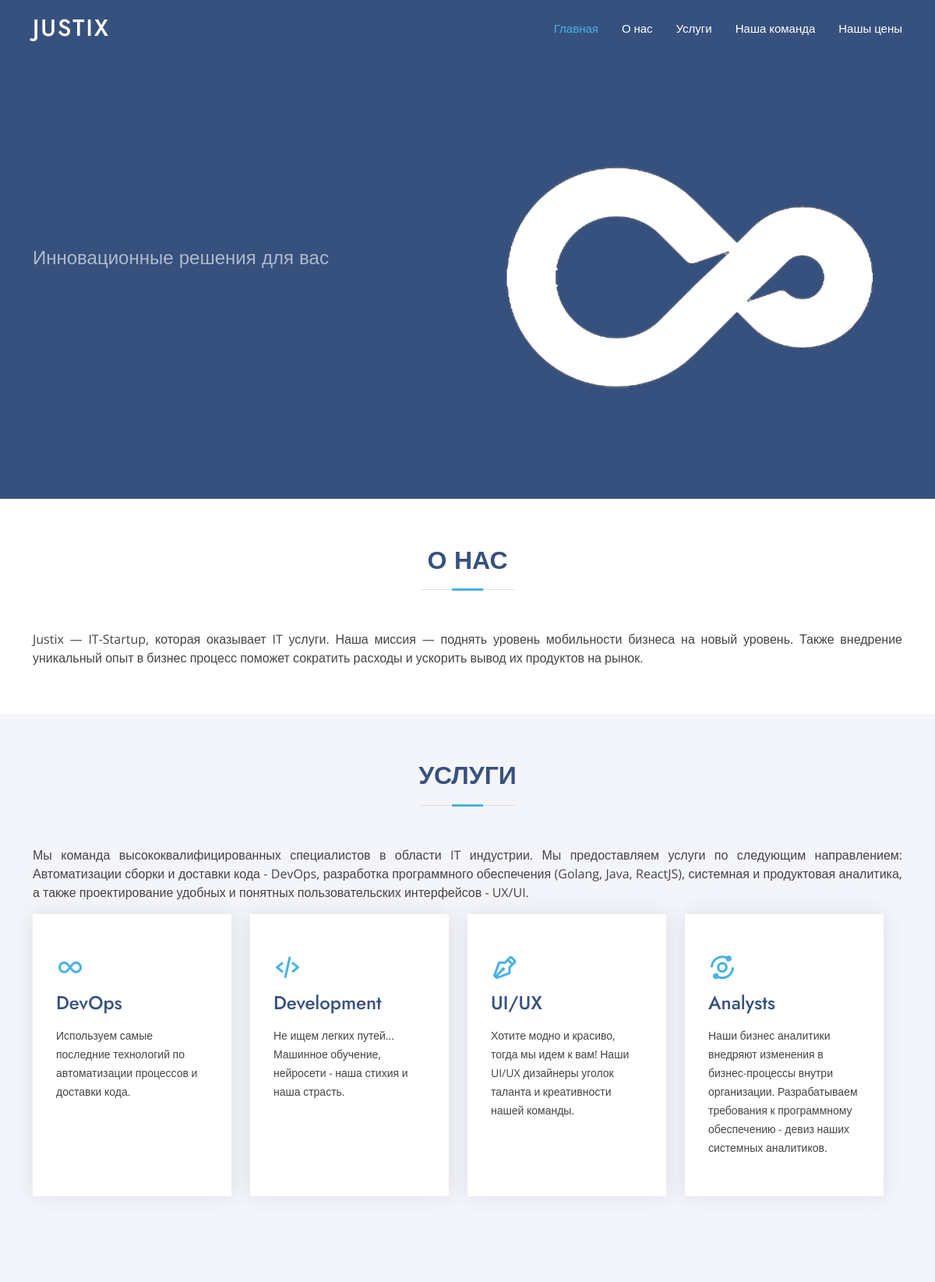
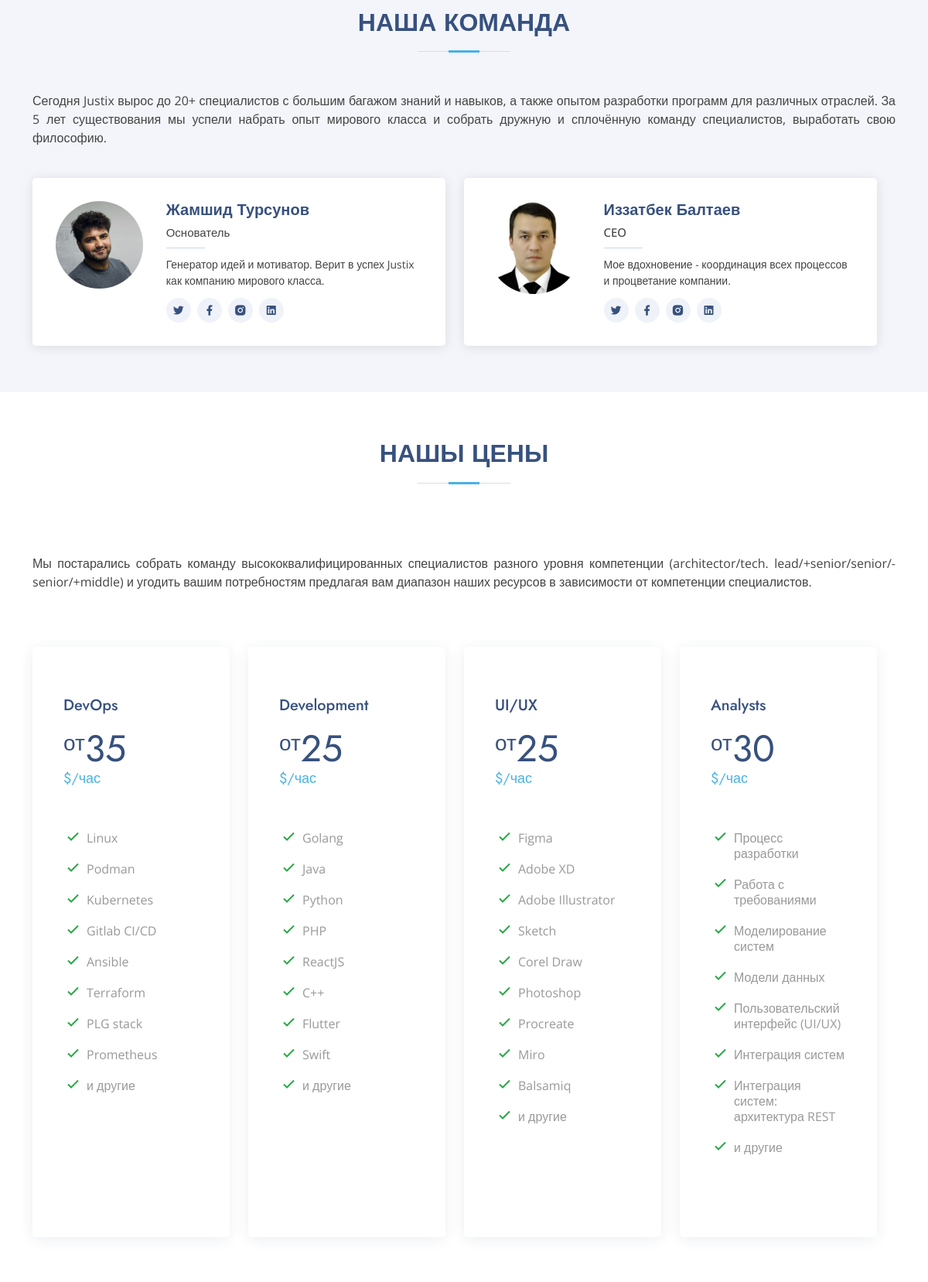
The page / (upper part) on the database its author committed (2 pictures, top to bottom).
### justix/models.py (models this page shows, shortened)
class Category(models.Model):
    title = models.CharField(max_length=255, verbose_name='Название')
    link = models.CharField(max_length=255, verbose_name='Ссылка', unique=True)
    class Meta:
        ordering = ['id']

class Main(models.Model):
    title = models.CharField(max_length=255, verbose_name='Название')
    class_id = models.CharField(max_length=255, verbose_name='ID', blank=True, null=True)
    class_class = models.CharField(max_length=255, verbose_name='Class', blank=True, null=True)
    text = models.TextField(verbose_name='Текст', unique=True)
    class Meta:
        ordering = ['id']

class Services(models.Model):
    logo = models.CharField(max_length=100, verbose_name='Logo')
    title = models.CharField(max_length=100, verbose_name='Title', blank=True)
    service_text = models.TextField(verbose_name='Text', blank=True)
    class Meta:
        ordering = ['id']

class Team(models.Model):
    full_name = models.CharField(max_length=100, verbose_name='Фамилия и имя')
    image = models.ImageField(upload_to='media', blank=True, verbose_name='Фото')
    position = models.CharField(max_length=100, verbose_name='Должность', blank=True)
    description = models.TextField(verbose_name='подробно', blank=True)
    twitter = models.CharField(max_length=255, verbose_name='Твиттер', blank=True)
    facebook = models.CharField(max_length=255, verbose_name='Фейзбук', blank=True)
    instagram = models.CharField(max_length=255, verbose_name='Инстаграм', blank=True)
    linkedin = models.CharField(max_length=255, verbose_name='Линкедин', blank=True)
    class Meta:
        ordering = ['id']

class Prices(models.Model):
    stack = models.CharField(max_length=255, verbose_name='Stack')
    price = models.CharField(max_length=255, verbose_name='Price', blank=True)
    skills = models.TextField(verbose_name='Skills', blank=True)
    class Meta:
        ordering = ['id']

### justix/views.py (the view)
# urls.py: path('', index, name='home'),
def index(request):
    menus = Category.objects.all()
    teams = Team.objects.all()
    main = Main.objects.all()
    services = Services.objects.all()
    prices = Prices.objects.all()
    mains = Main.objects.all()
    context = {
        'menus': menus,
        'teams': teams,
        'main': main,
        'services': services,
        'prices': prices,
        'mains': mains,
    }
    return render(request, template_name='landing/index.html', context=context)

### justix/templates/landing/index.html
{% extends 'base.html' %}
{% load static %}
{% block content %}
<section id="hero" class="d-flex align-items-center">
    <div class="container">
        <div class="row">
            <div class="col-lg-6 d-flex flex-column justify-content-center pt-4 pt-lg-0 order-2 order-lg-1"
                 data-aos="fade-up" data-aos-delay="200">
                <h2>Инновационные решения для вас</h2>
            </div>
            <div class="col-lg-6 order-1 order-lg-2 hero-img" data-aos="zoom-in" data-aos-delay="200">
                <img src="{% static 'img/hero-img.png' %}" class="img-fluid animated" alt="">
            </div>
        </div>
    </div>
</section>
<main id="main">
    {% for main in mains %}
    <section id="{{main.class_id}}" class="{{main.class_class}}">
        <div class="container" data-aos="fade-up">
            <div class="section-title">
                <h2>{{main.title}}</h2>
            </div>
            <div class="row content">
                <div class="col-lg-12">
                    <p align="justify">{{main.text}}</p>
                </div>
                <div class="row">
                    {% if main.class_id == 'services'%}
                    {% include 'landing/services.html' %}
                    {% elif main.class_id == 'team' %}
                    {% include 'landing/teams.html' %}
                    {% elif main.class_id == 'pricing' %}
                    {% include 'landing/pricing.html' %}
                    {% endif %}
                </div>
            </div>
        </div>
    </section>
    {% endfor %}
</main>
{% endblock content %}

### templates/base.html (shortened to what this page needs)
{% load static %}
<!DOCTYPE html>
<html lang="en">
<head>
    <link href="{% static 'vendor/aos/aos.css' %}" rel="stylesheet">
    <link href="{% static 'vendor/bootstrap/css/bootstrap.min.css' %}" rel="stylesheet">
    <link href="{% static 'vendor/bootstrap-icons/bootstrap-icons.css' %}" rel="stylesheet">
    <link href="{% static 'vendor/boxicons/css/boxicons.min.css' %}" rel="stylesheet">
    <link href="{% static 'vendor/glightbox/css/glightbox.min.css' %}" rel="stylesheet">
    <link href="{% static 'vendor/remixicon/remixicon.css' %}" rel="stylesheet">
    <link href="{% static 'vendor/swiper/swiper-bundle.min.css' %}" rel="stylesheet">
    <link href="{% static 'css/style.css' %}" rel="stylesheet">
</head>
<body>
<header id="header" class="fixed-top ">
    <div class="container d-flex align-items-center">
        <h1 class="logo me-auto"><a href="#">Justix</a></h1>
        <nav id="navbar" class="navbar">
            <ul>
                {% for menu in menus %}
                <li><a class="nav-link scrollto active" href="{{ menu.link }}">{{ menu.title }}</a></li>
                {% endfor %}
            </ul>
        </nav>
    </div>
</header>
{% block content %} {% endblock %}
</body>
</html>

### justix/templates/landing/services.html
{% for service in services %}
<div class="col-xl-3 col-md-6 d-flex align-items-stretch" data-aos="zoom-in" data-aos-delay="100">
    <div class="icon-box">
        <div class="icon"><i class="{{ service.logo }}"></i></div>
        <h4><a href="">{{ service.title }}</a></h4>
        <p >{{ service.service_text }}</p>
    </div>
</div>
{% endfor %}

### justix/templates/landing/teams.html
{% for item in teams %}
<div class="{% if item.id == '1'%}  col-lg-6  {% elif item.id == '2' %} col-lg-6 mt-4 mt-lg-0  {% else %} col-lg-6 mt-4  {% endif %}">
    <div class="member d-flex align-items-start" data-aos="zoom-in" data-aos-delay="100">
        <div class="pic"><img src="{{ item.image.url }}" class="img-fluid" alt=""></div>
        <div class="member-info">
            <h4>{{item.full_name}}</h4>
            <span>{{ item.position }}</span>
            <p>{{ item.description }}</p>
            <div class="social">
                <a href="{{item.twitter}}" target="_blank"><i class="ri-twitter-fill"></i></a>
                <a href="{{item.facebook}}" target="_blank"><i class="ri-facebook-fill"></i></a>
                <a href="{{item.instagram}}" target="_blank"><i class="ri-instagram-fill"></i></a>
                <a href="{{item.linkedin}}" target="_blank"><i class="ri-linkedin-box-fill"></i> </a>
            </div>
        </div>
    </div>
</div>
{% endfor %}

### justix/templates/landing/pricing.html
{% autoescape off %}
{% for price in prices %}
<div class="col-lg-3 mt-3" data-aos="fade-up" data-aos-delay="100">
    <div class="box">
        <h3>{{price.stack}}</h3>
        <h4>{{price.price}}</h4>
        <ul>
            {{price.skills}}
        </ul>
    </div>
</div>
{% endfor %}
{% endautoescape %}

### config/static/css/style.css (style rules this page uses)
body { font-family: "Open Sans", sans-serif; color: #444444; }
a { color: #47b2e4; text-decoration: none; }
h1, h2, h3, h4, h5, h6 { font-family: "Jost", sans-serif; }
#header { transition: all 0.5s; z-index: 997; padding: 15px 0; }
#header .logo { font-size: 30px; margin: 0; padding: 0; line-height: 1; font-weight: 500; letter-spacing: 2px; text-transform: uppercase; }
#header .logo a { color: #fff; }
.navbar { padding: 0; }
.navbar ul { margin: 0; padding: 0; display: flex; list-style: none; align-items: center; }
.navbar li { position: relative; }
.navbar a, .navbar a:focus { display: flex; align-items: center; justify-content: space-between; padding: 10px 0 10px 30px; font-size: 15px; font-weight: 500; color: #fff; white-space: nowrap; transition: 0.3s; }
.navbar a:hover, .navbar .active, .navbar .active:focus, .navbar li:hover>a { color: #47b2e4; }
#hero { width: 100%; height: 80vh; background: #37517e; }
#hero .container { padding-top: 72px; }
#hero h2 { color: rgba(255, 255, 255, 0.6); margin-bottom: 50px; font-size: 24px; }
#hero .animated { animation: up-down 2s ease-in-out infinite alternate-reverse both; }
section { padding: 60px 0; overflow: hidden; }
.section-bg { background-color: #f3f5fa; }
.section-title { text-align: center; padding-bottom: 30px; }
.section-title h2 { font-size: 32px; font-weight: bold; text-transform: uppercase; margin-bottom: 20px; padding-bottom: 20px; position: relative; color: #37517e; }
.section-title h2::before { content: ""; position: absolute; display: block; width: 120px; height: 1px; background: #ddd; bottom: 1px; left: calc(50% - 60px); }
.section-title h2::after { content: ""; position: absolute; display: block; width: 40px; height: 3px; background: #47b2e4; bottom: 0; left: calc(50% - 20px); }
.about .content p:last-child { margin-bottom: 0; }
.services .icon-box { box-shadow: 0px 0 25px 0 rgba(0, 0, 0, 0.1); padding: 50px 30px; transition: all ease-in-out 0.4s; background: #fff; }
.services .icon-box .icon { margin-bottom: 10px; }
.services .icon-box .icon i { color: #47b2e4; font-size: 36px; transition: 0.3s; }
.services .icon-box h4 { font-weight: 500; margin-bottom: 15px; font-size: 24px; }
.services .icon-box h4 a { color: #37517e; transition: ease-in-out 0.3s; }
.services .icon-box p { line-height: 24px; font-size: 14px; margin-bottom: 0; }
.team .member { position: relative; box-shadow: 0px 2px 15px rgba(0, 0, 0, 0.1); padding: 30px; border-radius: 5px; background: #fff; transition: 0.5s; }
.team .member .pic { overflow: hidden; width: 180px; border-radius: 50%; }
.team .member .pic img { transition: ease-in-out 0.3s; }
.team .member .member-info { padding-left: 30px; }
.team .member h4 { font-weight: 700; margin-bottom: 5px; font-size: 20px; color: #37517e; }
.team .member span { display: block; font-size: 15px; padding-bottom: 10px; position: relative; font-weight: 500; }
.team .member span::after { content: ""; position: absolute; display: block; width: 50px; height: 1px; background: #cbd6e9; bottom: 0; left: 0; }
.team .member p { margin: 10px 0 0 0; font-size: 14px; }
.team .member .social { margin-top: 12px; display: flex; align-items: center; justify-content: flex-start; }
.team .member .social a { transition: ease-in-out 0.3s; display: flex; align-items: center; justify-content: center; border-radius: 50px; width: 32px; height: 32px; background: #eff2f8; }
.team .member .social a i { color: #37517e; font-size: 16px; margin: 0 2px; }
.team .member .social a+a { margin-left: 8px; }
.pricing .row { padding-top: 40px; }
.pricing .box { padding: 60px 40px; box-shadow: 0 3px 20px -2px rgba(20, 45, 100, 0.1); background: #fff; height: 100%; border-top: 4px solid #fff; border-radius: 5px; }
.pricing h3 { font-weight: 500; margin-bottom: 15px; font-size: 20px; color: #37517e; }
.pricing h4 { font-size: 48px; color: #37517e; font-weight: 400; font-family: "Jost", sans-serif; margin-bottom: 25px; }
.pricing h4 sup { font-size: 28px; }
.pricing h4 span { color: #47b2e4; font-size: 18px; display: block; }
.pricing ul { padding: 20px 0; list-style: none; color: #999; text-align: left; line-height: 20px; }
.pricing ul li { padding: 10px 0 10px 30px; position: relative; }
.pricing ul i { color: #28a745; font-size: 24px; position: absolute; left: 0; top: 6px; }

### rows shown on the page
Category: title "Главная"
Category: title "О нас"
Category: title "Услуги"
Category: title "Наша команда"
Category: title "Нашы цены"
Main: title "О НАС", text "Justix — IT-Startup, которая оказывает IT услуги. Наша миссия — поднять уровень мобильности бизнеса на новый уровень. Также внедрение уникальный опыт в бизнес процесс поможет сократить расходы и ускорить вывод их продуктов на рынок."
Main: title "УСЛУГИ", text "Мы команда высококвалифицированных специалистов в области IT индустрии. Мы предоставляем услуги по следующим направлением: Автоматизации сборки и доставки кода - DevOps, разработка программного обеспечения (Golang, Java, ReactJS), системная и продуктовая аналитика, а также проектирование удобных и понятных пользовательских интерфейсов - UX/UI."
Services: title "DevOps", service_text "Используем самые последние технологий по автоматизации процессов и доставки кода."
Services: title "Development", service_text "Не ищем легких путей... Машинное обучение, нейросети - наша стихия и наша страсть."
Services: title "UI/UX", service_text "Хотите модно и красиво, тогда мы идем к вам! Наши UI/UX дизайнеры уголок таланта и креативности нашей команды."
Services: title "Analysts", service_text "Наши бизнес аналитики внедряют изменения в бизнес-процессы внутри организации. Разрабатываем требования к программному обеспечению - девиз наших системных аналитиков."
Main: title "НАША КОМАНДА", text "Сегодня Justix вырос до 20+ специалистов с большим багажом знаний и навыков, а также опытом разработки программ для различных отраслей. За 5 лет существования мы успели набрать опыт мирового класса и собрать дружную и сплочённую команду специалистов, выработать свою философию."
Team: image (picture), full_name "Жамшид Турсунов", position "Основатель", description "Генератор идей и мотиватор. Верит в успех Justix как компанию мирового класса."
Team: image (picture), full_name "Иззатбек Балтаев", position "CEO", description "Мое вдохновение - координация всех процессов и процветание компании."
Main: title "НАШЫ ЦЕНЫ", text "Мы постарались собрать команду высококвалифицированных специалистов разного уровня компетенции (architector/tech. lead/+senior/senior/-senior/+middle) и угодить вашим потребностям предлагая вам диапазон наших ресурсов в зависимости от компетенции специалистов."
Prices: stack "DevOps", price "от 35 $/час", skills "Linux Podman Kubernetes Gitlab CI/CD Ansible Terraform PLG stack Prometheus и другие"
Prices: stack "Development", price "от 25 $/час", skills "Golang Java Python PHP ReactJS C++ Flutter Swift и другие"
Prices: stack "UI/UX", price "от 25 $/час", skills "Figma Adobe XD Adobe Illustrator Sketch Corel Draw Photoshop Procreate Miro Balsamiq и другие"
Prices: stack "Analysts", price "от 30 $/час", skills "Процесс разработки Работа с требованиями Моделирование систем Модели данных Пользовательский интерфейс (UI/UX) Интеграция систем Интеграция систем: архитектура REST и другие"
